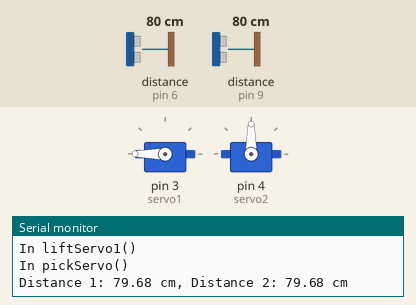
Simulated run of this sketch. Board: Arduino Uno, built with avr-gcc and run on an emulated ATmega328P. Parts: 2 × servo, the last lines printed to the serial monitor. Wiring (inferred from the names in the program): 2 × ultrasonic range finder: trigger pin 5, echo pin 6 / trigger pin 8, echo pin 9. The inputs (shaded band) are chosen by the test bench; at power-on: distance to the obstacle (sensors on pin 9, pin 6) 80 cm. The echo pulse lasts 58.3 µs per cm.

Above: at 1.2 s.
1.3 s: distance to the obstacle (sensor on pin 9) set to 9 cm
4.3 s: distance to the obstacle (sensor on pin 9) set to 6 cm
At 5.7 s:
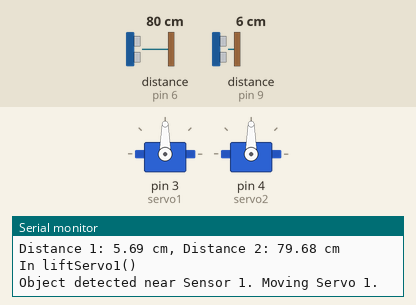
6.0 s: distance to the obstacle (sensor on pin 9) set to 120 cm
At 8.3 s:
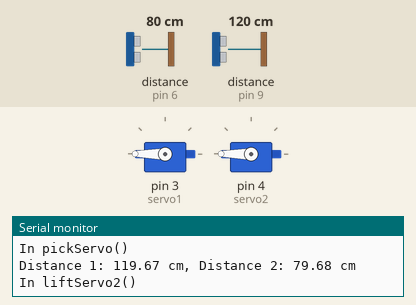
9.0 s: distance to the obstacle (sensor on pin 9) set to 2 cm
At 10.5 s:
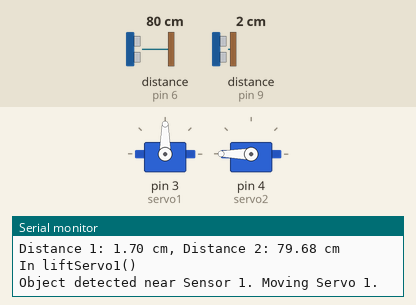
10.8 s: distance to the obstacle (sensor on pin 9) set to 60 cm
At 13.2 s:
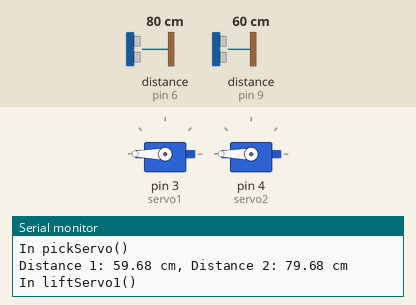
Timing chart, 0 to 14.7 s (numbered marks = the images above; inputs shaded):
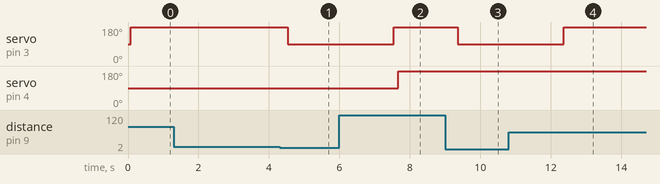

Measured:
- the behaviour switches between 8 and 7 cm on distance to the obstacle (sensor on pin 9) (found by bisection; images 0 and 1)
- after the input at 4.3 s, servo on pin 3 (servo1): 180° → 90° after 0.23 s
- after the input at 6.0 s, servo on pin 3 (servo1): 90° → 180° after 1.5 s; servo on pin 4 (servo2): 90° → 180° after 1.7 s
- after the input at 9.0 s, servo on pin 3 (servo1): 180° → 90° after 0.36 s
- after the input at 10.8 s, servo on pin 3 (servo1): 90° → 180° after 1.6 s

The sketch:

traffic_control_system_2.ino
```cpp
#include <Servo.h>

Servo servo1;
Servo servo2;

const int echoPin1 = 9;
const int trigPin1 = 8;
const int echoPin2 = 6;
const int trigPin2 = 5;

float duration1, distance1, duration2, distance2;
int lock = 0;

void pickServo() {
  Serial.println("In pickServo()");
  Serial.print("Distance 1: ");
  Serial.print(distance1);
  Serial.print(" cm, Distance 2: ");
  Serial.print(distance2);
  Serial.println(" cm");

  if (duration1 <= duration2) {
    liftServo1();
  } else {
    liftServo2();
  }
}

void liftServo1() {
  Serial.println("In liftServo1()");
  if (lock != 0) return;

  lock = 1;
  while (distance1 < 7) {
    Serial.println("Object detected near Sensor 1. Moving Servo 1.");
    servo1.write(90);
    delay(3000);
    GetDistance1();
  }
  servo1.write(180);
  delay(50);
  lock = 0;
}

void liftServo2() {
  Serial.println("In liftServo2()");
  if (lock != 0) return;

  lock = 1;
  while (distance2 < 7) {
    Serial.println("Object detected near Sensor 2. Moving Servo 2.");
    servo2.write(90);
    delay(3000);
    GetDistance2();
  }
  servo2.write(360);
  delay(200);
  lock = 0;
}

void setup() {
  pinMode(trigPin1, OUTPUT);
  pinMode(echoPin1, INPUT);
  pinMode(trigPin2, OUTPUT);
  pinMode(echoPin2, INPUT);

  Serial.begin(9600);

  servo1.attach(3);
  servo2.attach(4);
}
void GetDistance1(){
  digitalWrite(trigPin1, LOW);
  delayMicroseconds(2);
  digitalWrite(trigPin1, HIGH);
  delayMicroseconds(10);
  digitalWrite(trigPin1, LOW);
  duration1 = pulseIn(echoPin1, HIGH);
  distance1 = (duration1 * 0.0343) / 2;
}

void GetDistance2(){
  digitalWrite(trigPin2, LOW);
  delayMicroseconds(2);
  digitalWrite(trigPin2, HIGH);
  delayMicroseconds(10);
  digitalWrite(trigPin2, LOW);
  duration2 = pulseIn(echoPin2, HIGH);
  distance2 = (duration2 * 0.0343) / 2;
}
void loop() {
  GetDistance1();
  GetDistance2();

  delay(50);
  pickServo();
}
```
